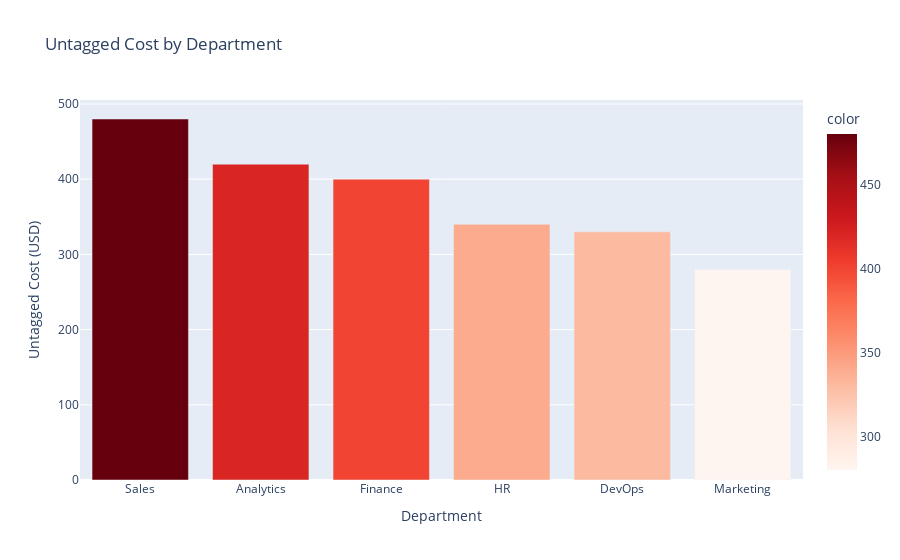

Notebook code cell kept with this figure:
### Markdown cell above
### Task 2.3: Identify department with most untagged cost

### Code cell
# Untagged cost by department
dept_untagged = df[df['Tagged'] == 'No'].groupby('Department')['MonthlyCostUSD'].sum().sort_values(ascending=False)

print("Untagged Cost by Department:")
print(dept_untagged)

if len(dept_untagged) > 0:
    print(f"\nDepartment with Most Untagged Cost: {dept_untagged.index[0]}")
    print(f"   Amount: ${dept_untagged.iloc[0]:,.2f}")

# Visualize
if len(dept_untagged) > 0:
    fig = px.bar(
        x=dept_untagged.index,
        y=dept_untagged.values,
        title='Untagged Cost by Department',
        labels={'x': 'Department', 'y': 'Untagged Cost (USD)'},
        color=dept_untagged.values,
        color_continuous_scale='Reds'
    )
    fig.show()

### Figure 1 — Plotly figure (JSON) as saved in the notebook; plotly's stock layout.template omitted (floating-point values rounded to 4 significant figures)
{"data": [{"hovertemplate": "Department=%{x}<br>Untagged Cost (USD)=%{y}<br>color=%{marker.color}<extra></extra>", "legendgroup": "", "marker": {"color": [480, 420, 400, 340, 330, 280], "coloraxis": "coloraxis", "pattern": {"shape": ""}}, "name": "", "orientation": "v", "showlegend": false, "textposition": "auto", "type": "bar", "x": ["Sales", "Analytics", "Finance", "HR", "DevOps", "Marketing"], "xaxis": "x", "y": [480, 420, 400, 340, 330, 280], "yaxis": "y"}], "layout": {"barmode": "relative", "coloraxis": {"colorbar": {"title": {"text": "color"}}, "colorscale": [[0, "rgb(255,245,240)"], [0.125, "rgb(254,224,210)"], [0.25, "rgb(252,187,161)"], [0.375, "rgb(252,146,114)"], [0.5, "rgb(251,106,74)"], [0.625, "rgb(239,59,44)"], [0.75, "rgb(203,24,29)"], [0.875, "rgb(165,15,21)"], [1, "rgb(103,0,13)"]]}, "legend": {"tracegroupgap": 0}, "title": {"text": "Untagged Cost by Department"}, "xaxis": {"anchor": "y", "domain": [0, 1], "title": {"text": "Department"}}, "yaxis": {"anchor": "x", "domain": [0, 1], "title": {"text": "Untagged Cost (USD)"}}}}
